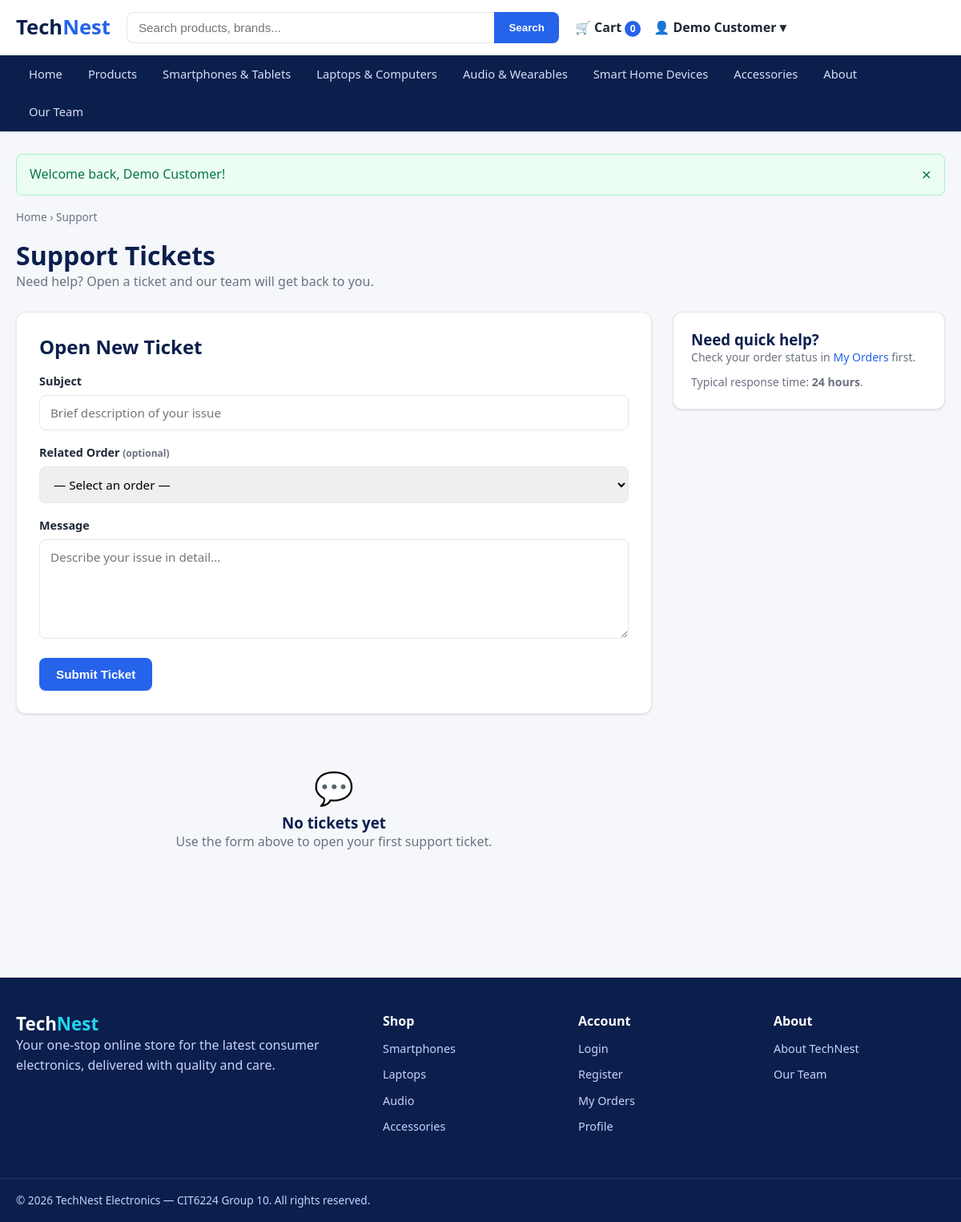
/support.php (signed in), run on the app's committed database.
### tables this page shows
CREATE TABLE categories (
  category_id INT AUTO_INCREMENT PRIMARY KEY,
  name        VARCHAR(80)  NOT NULL,
  slug        VARCHAR(80)  NOT NULL UNIQUE,
  description VARCHAR(255) DEFAULT NULL,
  icon        VARCHAR(40)  DEFAULT NULL
);

### includes/functions.php (called while the page is built, shortened)
<?php
require_once __DIR__ . '/db.php';
function e($value): string
{
    return htmlspecialchars((string) ($value ?? ''), ENT_QUOTES, 'UTF-8');
}
function url(string $path = ''): string
{
    return BASE_URL . ltrim($path, '/');
}
function get_flashes(): array
{
    $flashes = $_SESSION['flash'] ?? [];
    return $flashes;
}
function db_all(string $sql, array $params = []): array
{
    $stmt = db()->prepare($sql);
    $stmt->execute($params);
    return $stmt->fetchAll();
}
function cart_count(): int
{
    $count = 0;
    return $count;
}

### includes/auth.php (called while the page is built, shortened)
<?php
require_once __DIR__ . '/functions.php';
function is_logged_in(): bool
{
    return !empty($_SESSION['user_id']);
}

### includes/db.php (called while the page is built, shortened)
<?php
function db(): PDO
{
    static $pdo = null;
    if ($pdo instanceof PDO) {
        return $pdo;
    }
    $dsn = sprintf(
        'mysql:host=%s;port=%s;dbname=%s;charset=%s',
        DB_HOST, DB_PORT, DB_NAME, DB_CHARSET
    );
    $options = [
        PDO::ATTR_ERRMODE            => PDO::ERRMODE_EXCEPTION,
        PDO::ATTR_DEFAULT_FETCH_MODE => PDO::FETCH_ASSOC,
        PDO::ATTR_EMULATE_PREPARES   => false,
    ];
    try {
        $pdo = new PDO($dsn, DB_USER, DB_PASS, $options);
    } catch (PDOException $e) {
        http_response_code(500);
        exit(
            'Database connection failed. Please make sure MySQL is running and that '
            . 'the database "' . DB_NAME . '" has been imported (see README.md).'
        );
    }
    return $pdo;
}

### support.php (the view, shortened to what this page needs)
<?php
require_once __DIR__ . '/includes/auth.php';
$uid = (int) $_SESSION['user_id'];
$errors = [];
$old    = ['subject' => '', 'order_id' => '', 'message' => ''];
$tickets = db_all(
    'SELECT t.*,
            (SELECT COUNT(*) FROM ticket_messages m WHERE m.ticket_id = t.ticket_id) AS msg_count,
            (SELECT m2.message FROM ticket_messages m2 WHERE m2.ticket_id = t.ticket_id ORDER BY m2.created_at DESC LIMIT 1) AS last_message
     FROM support_tickets t
     WHERE t.user_id = ?
     ORDER BY t.updated_at DESC',
    [$uid]
);
require __DIR__ . '/includes/header.php';
?>
<nav class="breadcrumb"><a href="<?= e(url('index.php')) ?>">Home</a> › Support</nav>
<h1>Support Tickets</h1>
<p class="muted">Need help? Open a ticket and our team will get back to you.</p>
<div class="cart-layout mt-3">
    <div>
        <div class="form-card mb-3">
            <h2 style="margin-bottom:16px">Open New Ticket</h2>
            <form method="post" action="<?= e(url('support.php')) ?>" novalidate>
                <div class="field <?= isset($errors['subject']) ? 'has-error' : '' ?>">
                    <label for="subject">Subject</label>
                    <input type="text" id="subject" name="subject" value="<?= e($old['subject']) ?>"
                           placeholder="Brief description of your issue" maxlength="150"
                           data-validate="required">
                </div>
                <div class="field <?= isset($errors['order_id']) ? 'has-error' : '' ?>">
                    <label for="order_id">Related Order <small class="muted">(optional)</small></label>
                    <select id="order_id" name="order_id">
                        <option value="">— Select an order —</option>
                    </select>
                </div>
                <div class="field <?= isset($errors['message']) ? 'has-error' : '' ?>">
                    <label for="message">Message</label>
                    <textarea id="message" name="message" rows="5"
                              placeholder="Describe your issue in detail…"
                              data-validate="required|min:10"><?= e($old['message']) ?></textarea>
                </div>
                <button type="submit" class="btn btn-primary">Submit Ticket</button>
            </form>
        </div>
        <?php if (empty($tickets)): ?>
            <div class="empty-state">
                <div style="font-size:2.5rem">💬</div>
                <h3>No tickets yet</h3>
                <p>Use the form above to open your first support ticket.</p>
            </div>
        <?php endif; ?>
    </div>
    <aside>
        <div class="card">
            <h3>Need quick help?</h3>
            <p class="muted" style="font-size:.88rem">Check your order status in <a href="<?= e(url('order_history.php')) ?>">My Orders</a> first.</p>
            <p class="muted" style="font-size:.88rem;margin-top:8px">Typical response time: <strong>24 hours</strong>.</p>
        </div>
    </aside>
</div>
<?php require __DIR__ . '/includes/footer.php'; ?>

### includes/header.php (shortened to what this page needs)
<?php
require_once __DIR__ . '/auth.php';
$nav_categories = db_all('SELECT name, slug FROM categories ORDER BY category_id');
$current = basename($_SERVER['SCRIPT_NAME'] ?? '');
?>
<!DOCTYPE html>
<html lang="en">
<head>
    <link rel="stylesheet" href="<?= e(url('assets/css/style.css')) ?>">
</head>
<body>
<header class="site-header">
    <div class="container header-bar">
        <a href="<?= e(url('index.php')) ?>" class="logo">Tech<span>Nest</span></a>
        <form class="search-form" action="<?= e(url('products.php')) ?>" method="get" role="search">
            <input type="search" name="q" placeholder="Search products, brands..."
                   value="<?= e($_GET['q'] ?? '') ?>" aria-label="Search products">
            <button type="submit">Search</button>
        </form>
        <div class="header-actions">
            <a href="<?= e(url('cart.php')) ?>" class="cart-link" aria-label="Shopping cart">
                🛒 Cart <span class="cart-badge" id="cart-badge"><?= cart_count() ?></span>
            </a>
            <?php if (is_logged_in()): ?>
                <div class="account-menu">
                    <button type="button" class="account-toggle">👤 <?= e($_SESSION['name'] ?? 'Account') ?> ▾</button>
                </div>
            <?php else: ?>
                <a href="<?= e(url('login.php')) ?>" class="btn btn-primary btn-sm">Login</a>
            <?php endif; ?>
        </div>
    </div>
    <nav class="main-nav" id="main-nav" aria-label="Primary">
        <div class="container">
            <ul>
                <li><a href="<?= e(url('index.php')) ?>" class="<?= $current === 'index.php' ? 'active' : '' ?>">Home</a></li>
                <li><a href="<?= e(url('products.php')) ?>" class="<?= $current === 'products.php' && !isset($_GET['cat']) ? 'active' : '' ?>">Products</a></li>
                <?php foreach ($nav_categories as $cat): ?>
                    <li><a href="<?= e(url('products.php?cat=' . urlencode($cat['slug']))) ?>"
                           class="<?= (($_GET['cat'] ?? '') === $cat['slug']) ? 'active' : '' ?>">
                        <?= e($cat['name']) ?></a></li>
                <?php endforeach; ?>
                <li><a href="<?= e(url('about.php')) ?>" class="<?= $current === 'about.php' ? 'active' : '' ?>">About</a></li>
                <li><a href="<?= e(url('members.php')) ?>" class="<?= $current === 'members.php' ? 'active' : '' ?>">Our Team</a></li>
            </ul>
        </div>
    </nav>
</header>
<main class="container page">
<?php foreach (get_flashes() as $flash): ?>
    <div class="flash flash-<?= e($flash['type']) ?>" role="alert">
        <?= e($flash['message']) ?>
        <button type="button" class="flash-close" aria-label="Dismiss">&times;</button>
    </div>
<?php endforeach; ?>

### assets/css/style.css (style rules this page uses)
:root { --blue-900: #0b1f4d; --blue-700: #1b3a8a; --blue-600: #2563eb; --blue-500: #3b82f6; --blue-100: #dbeafe; --cyan-400: #22d3ee; --ink: #1f2937; --muted: #6b7280; --line: #e5e7eb; --bg: #f5f7fb; --white: #ffffff; --green: #16a34a; --red: #dc2626; --amber: #d97706; --radius: 12px; --radius-sm:8px; --shadow: 0 1px 3px rgba(16,24,40,.08), 0 1px 2px rgba(16,24,40,.06); --shadow-md:0 8px 24px rgba(16,24,40,.10); --container: 1200px; }
* { box-sizing: border-box; margin: 0; padding: 0; }
html { scroll-behavior: smooth; }
body { font-family: "Segoe UI", system-ui, -apple-system, Roboto, Arial, sans-serif; color: var(--ink); background: var(--bg); line-height: 1.6; }
a { color: var(--blue-600); text-decoration: none; }
.container { width: 100%; max-width: var(--container); margin: 0 auto; padding: 0 20px; }
.page { padding-top: 28px; padding-bottom: 56px; min-height: 60vh; }
h1, h2, h3, h4 { color: var(--blue-900); line-height: 1.25; }
.btn { display: inline-flex; align-items: center; justify-content: center; gap: 8px; padding: 11px 20px; border: 1px solid transparent; border-radius: var(--radius-sm); font-size: .95rem; font-weight: 600; cursor: pointer; transition: .15s ease; background: var(--white); color: var(--ink); }
.btn-primary { background: var(--blue-600); color: #fff; }
.site-header { background: var(--white); box-shadow: var(--shadow); position: sticky; top: 0; z-index: 50; }
.header-bar { display: flex; align-items: center; gap: 20px; padding: 14px 20px; }
.logo { font-size: 1.6rem; font-weight: 800; color: var(--blue-900); }
.logo span { color: var(--blue-600); }
.search-form { flex: 1; display: flex; max-width: 540px; }
.search-form input { flex: 1; padding: 10px 14px; border: 1px solid var(--line); border-right: 0; border-radius: var(--radius-sm) 0 0 var(--radius-sm); font-size: .95rem; }
.search-form button { padding: 10px 18px; border: 0; background: var(--blue-600); color: #fff; border-radius: 0 var(--radius-sm) var(--radius-sm) 0; cursor: pointer; font-weight: 600; }
.header-actions { display: flex; align-items: center; gap: 16px; }
.cart-link { color: var(--ink); font-weight: 600; white-space: nowrap; }
.cart-badge { display: inline-block; min-width: 20px; padding: 0 6px; background: var(--blue-600); color: #fff; border-radius: 999px; font-size: .75rem; text-align: center; line-height: 20px; }
.account-menu { position: relative; }
.account-toggle { background: none; border: 0; font: inherit; font-weight: 600; cursor: pointer; color: var(--ink); }
.main-nav { background: var(--blue-900); }
.main-nav ul { list-style: none; display: flex; flex-wrap: wrap; }
.main-nav a { display: block; padding: 12px 16px; color: #d6e0f5; font-weight: 500; font-size: .92rem; }
.flash { display: flex; justify-content: space-between; align-items: center; padding: 12px 16px; border-radius: var(--radius-sm); margin-bottom: 16px; border: 1px solid; font-weight: 500; }
.flash-success { background: #ecfdf3; border-color: #abefc6; color: #067647; }
.flash-close { background: none; border: 0; font-size: 1.3rem; cursor: pointer; color: inherit; }
.breadcrumb { font-size: .85rem; color: var(--muted); margin-bottom: 18px; }
.breadcrumb a { color: var(--muted); }
.form-card { background: #fff; border: 1px solid var(--line); border-radius: var(--radius); padding: 28px; box-shadow: var(--shadow); }
.field { margin-bottom: 16px; }
.field label { display: block; font-weight: 600; font-size: .9rem; margin-bottom: 6px; }
.field input, .field select, .field textarea { width: 100%; padding: 11px 13px; border: 1px solid var(--line); border-radius: var(--radius-sm); font-size: .95rem; font-family: inherit; }
.cart-layout { display: grid; grid-template-columns: 1fr 340px; gap: 26px; align-items: start; }
.empty-state { text-align: center; padding: 60px 20px; color: var(--muted); }
.mt-3 { margin-top: 24px; }
.muted { color: var(--muted); }
.card { background: #fff; border: 1px solid var(--line); border-radius: var(--radius); padding: 22px; box-shadow: var(--shadow); }

### data on the page
categories: name "Smartphones & Tablets"
categories: name "Laptops & Computers"
categories: name "Audio & Wearables"
categories: name "Smart Home Devices"
categories: name "Accessories"

### other printed values
cart_count() "0"
$_SESSION['name'] "Demo Customer"
$flash['message'] "Welcome back, Demo Customer!"
